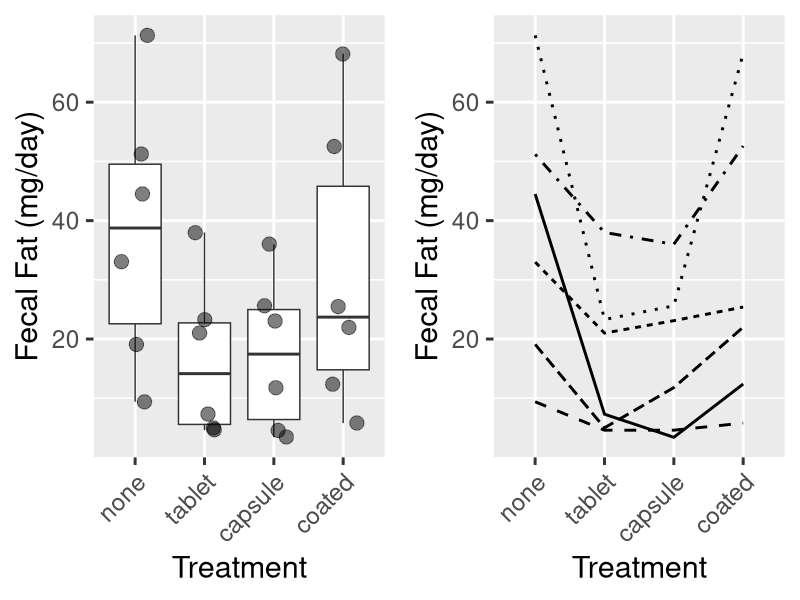
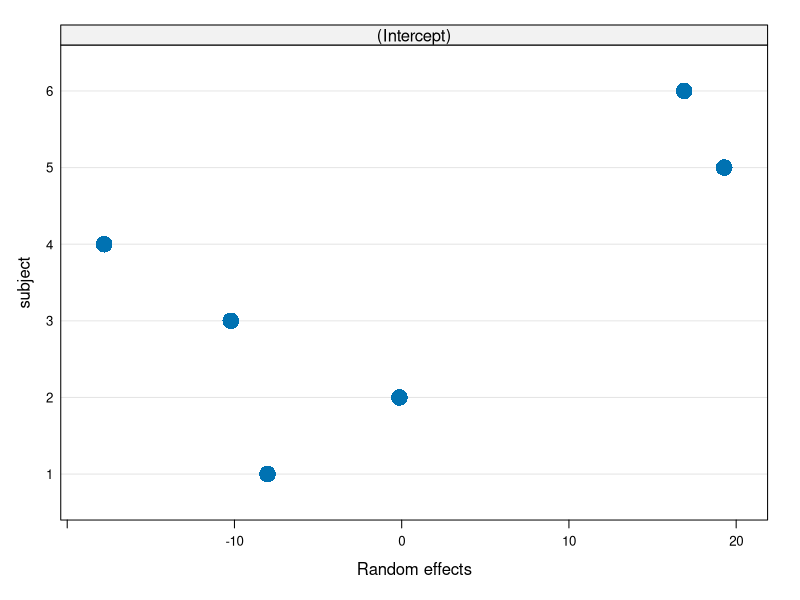
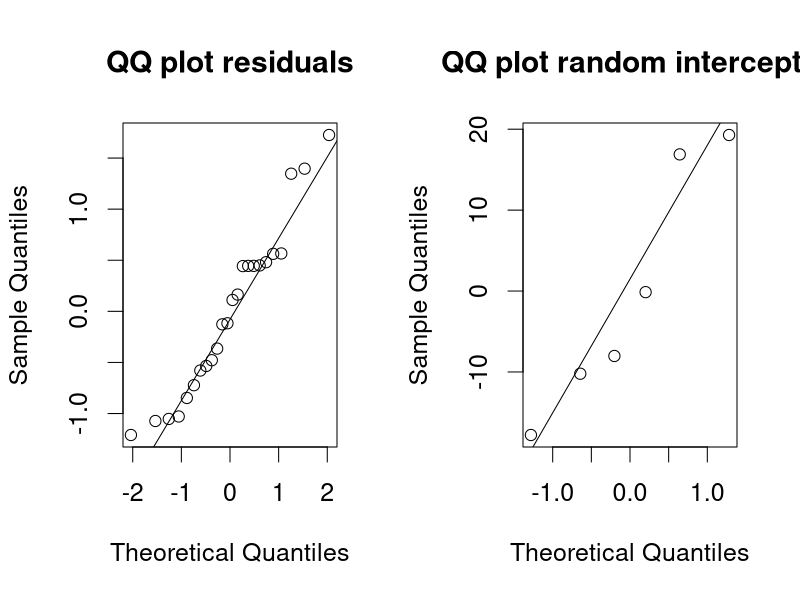
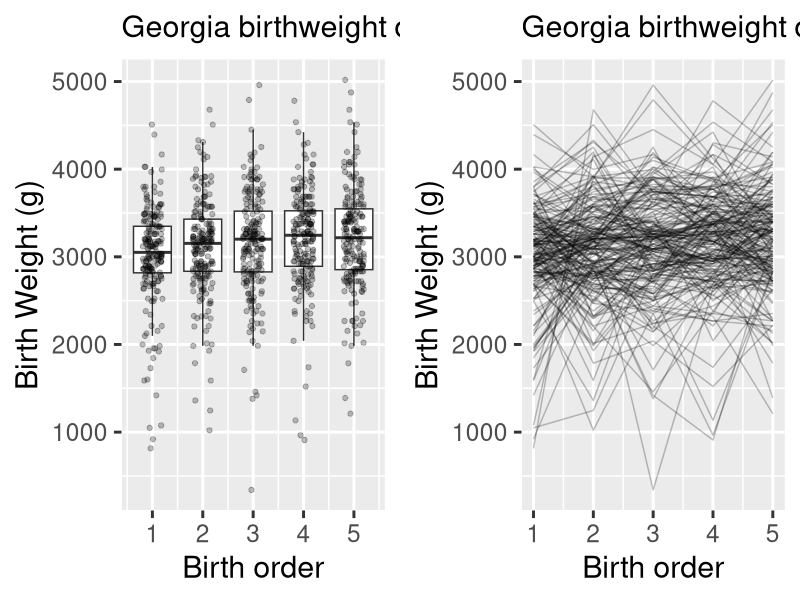
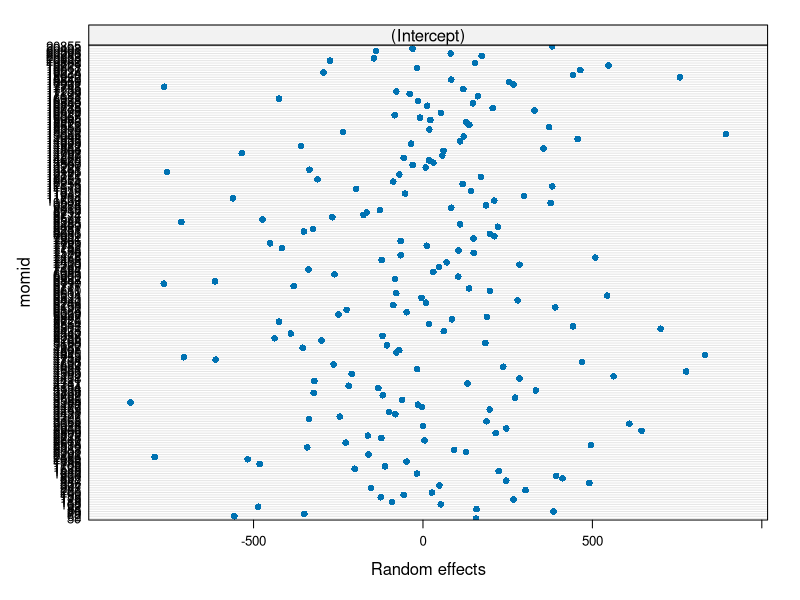

These charts were generated, in order, by the following R code:
## ---- chunk 1
suppressPackageStartupMessages({
  library(tidyverse)
  library(ggplot2)
  library(gridExtra)
})
dat <- read.csv("fecfat.csv") %>%
  mutate(pilltype = factor(pilltype, levels = c("none", "tablet", "capsule", "coated"))) %>%
  mutate(subject = factor(subject))
## ---- chunk 2
p1 <- ggplot(dat, aes(pilltype, fecfat)) +
  geom_boxplot(outlier.shape = NA) +
  geom_jitter(width = 0.2, aes(size = 1.5), alpha = 0.5) +
  theme_grey(base_size = 22) +
  theme(legend.position = "none") +
  theme(axis.text.x = element_text(
    angle = 45,
    vjust = 1,
    hjust = 1
  )) +
  xlab("Treatment") + ylab("Fecal Fat (mg/day)")
p2 <-
  ggplot(dat, aes(
    x = pilltype,
    y = fecfat,
    group = subject,
    lty = subject
  )) +
  geom_line(size = 1) +
  theme_grey(base_size = 22) +
  theme(legend.position = "none") +
  theme(axis.text.x = element_text(
    angle = 45,
    vjust = 1,
    hjust = 1
  )) +
  xlab("Treatment") + ylab("Fecal Fat (mg/day)")
library(gridExtra)
grid.arrange(p1, p2, ncol = 2)
## ---- chunk 3
library(nlme)
fitmix <- nlme::lme(fecfat ~ pilltype, 
                    data = dat, 
                    random =  ~ 1 | subject)
## ---- chunk 4
##Shortcut for calculating ICC from an lme object:
ICClme <- function(out) {
  varests <- as.numeric(VarCorr(out)[1:2])
  varests[1] / sum(varests)
}
## ---- chunk 5
fitmix
## ---- chunk 6
par(cex = 2)
plot(ranef(fitmix), cex = 2)
## ---- chunk 7
par(mfrow = c(1, 2), cex = 1.5)
qqnorm(residuals(fitmix, type = "pearson"), main = "QQ plot residuals")
qqline(residuals(fitmix, type = "pearson"))
qqnorm(ranef(fitmix)[, 1], main = "QQ plot random intercepts")
qqline(ranef(fitmix)[, 1])
## ---- chunk 8
summary(fitmix)
## ---- chunk 9
intervals(fitmix)
## ---- chunk 10
library(nlme)
fitmix <- nlme::lme(fecfat ~ pilltype, 
                    data = dat, 
                    random =  ~ 1 | subject)
## ---- chunk 11
ga <- read_csv("gababies.csv") %>%
  mutate(momage = na_if(momage, 99)) %>%
  mutate(agebin = cut(initage, breaks = c(0, 20, 100))) %>%
  mutate(momid = factor(momid)) %>%
  mutate(lowbrth = recode_factor(lowbrth, `0` = "normal", `1` = "low"))
## ---- chunk 12
p1 <- ggplot(ga, aes(x = birthord, group = birthord, y = bweight)) +
  geom_boxplot(notch = FALSE, outlier.shape = NA) +
  geom_jitter(width=0.2, col = "black", alpha = 0.25) +
  theme_grey(base_size = 22) + 
  labs(subtitle = "Georgia birthweight dataset") +
  xlab("Birth order") + ylab("Birth Weight (g)")
p2 <- ggplot(ga, aes(x = birthord, y = bweight, group = momid)) +
  geom_line(alpha = 0.25) +
  theme_grey(base_size = 22) + 
  theme(legend.position = "none") +
  labs(subtitle = "Georgia birthweight dataset") +
  xlab("Birth order") + ylab("Birth Weight (g)")
library(gridExtra)
grid.arrange(p1, p2, ncol=2)
## ---- chunk 13
library(nlme)
gafit1 <- lme(bweight ~ birthord, data=ga, 
              random=~1|momid)
## ---- chunk 14
plot(ranef(gafit1))
## ---- chunk 15
summary(gafit1)
## ---- chunk 16
intervals(gafit1, which = "all")
## ---- chunk 17
gafit.gee <- gee::gee(bweight ~ birthord,
                      corstr = "exchangeable",
                      id = momid,
                      data = ga)
## ---- chunk 18
summary(gafit.gee)
